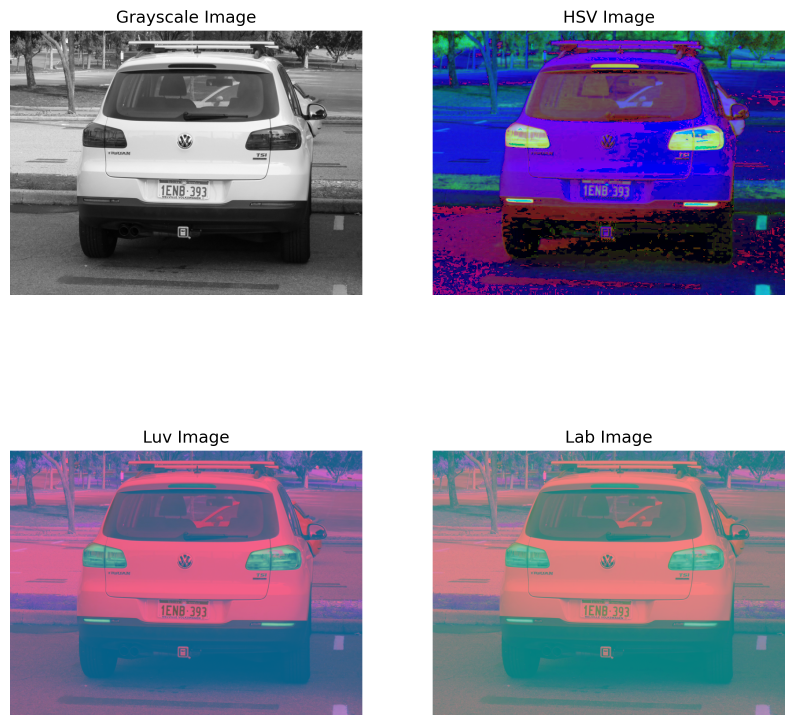
#> input picture prac02/ex01_result.png, 2384 x 2175 px, given in place of prac02ex02img01.jpg, which was not available (shown at 1/3 size)
$ python exercise3.py
#> lines starting #> are read from the running program, lines starting #| are printed output that depends on the picture; pictures that were not available may be replaced by others from this repository, and a replacement may not be noted
"""
Machine Perception Prac02
Daehwan Yeo

Exercise 3 - Median Filtering

Applies median filtering to remove salt-and-pepper noise.
"""

import cv2
import numpy as np
import matplotlib.pyplot as plt

# -------- Load images --------
img_org  = cv2.imread("prac02ex02img01.jpg", cv2.IMREAD_GRAYSCALE)  # clean reference image
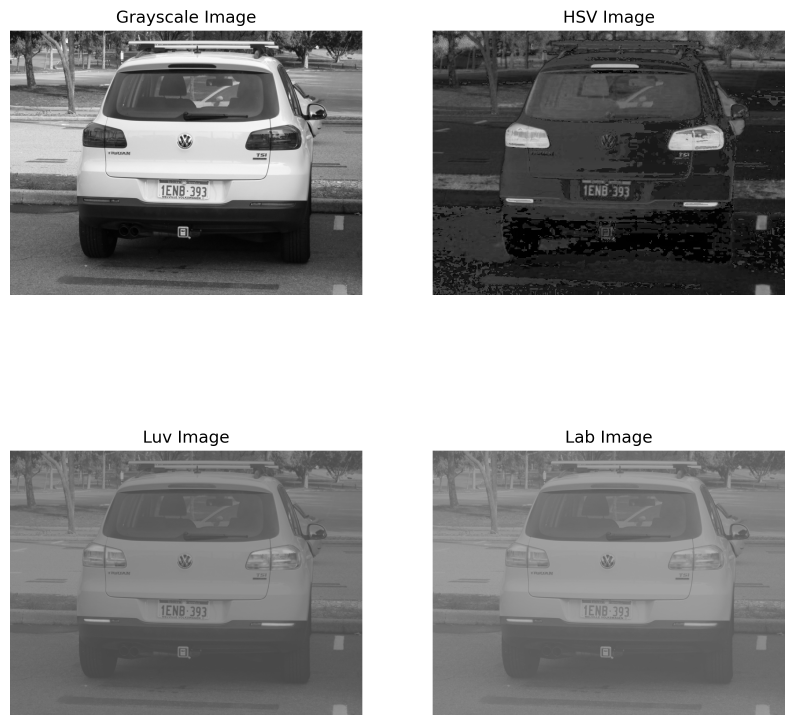
#> img_org: shape (2175, 2384) (shown at 1/3 size); min 0, max 255, mean 154.3
img_gray = cv2.imread("prac02ex02img02.jpg", cv2.IMREAD_GRAYSCALE)  # corrupted with noise
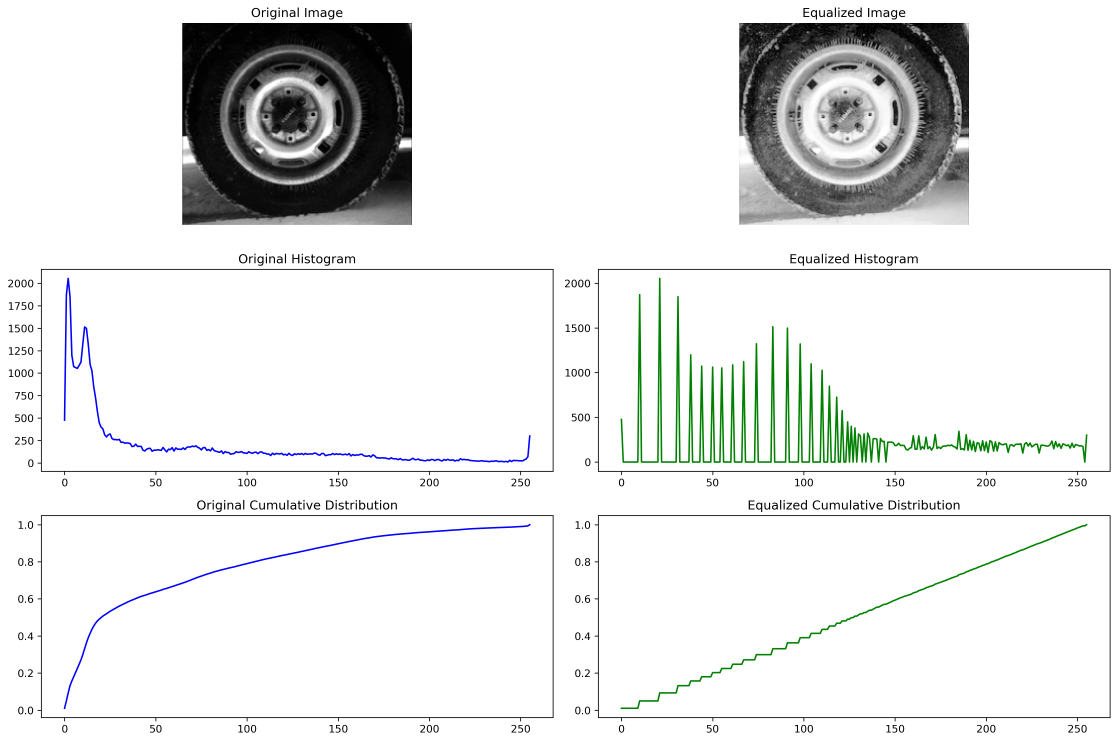
#> input picture prac02/ex05_result.png, 4469 x 2969 px, given in place of prac02ex02img02.jpg, which was not available (shown at 1/4 size)
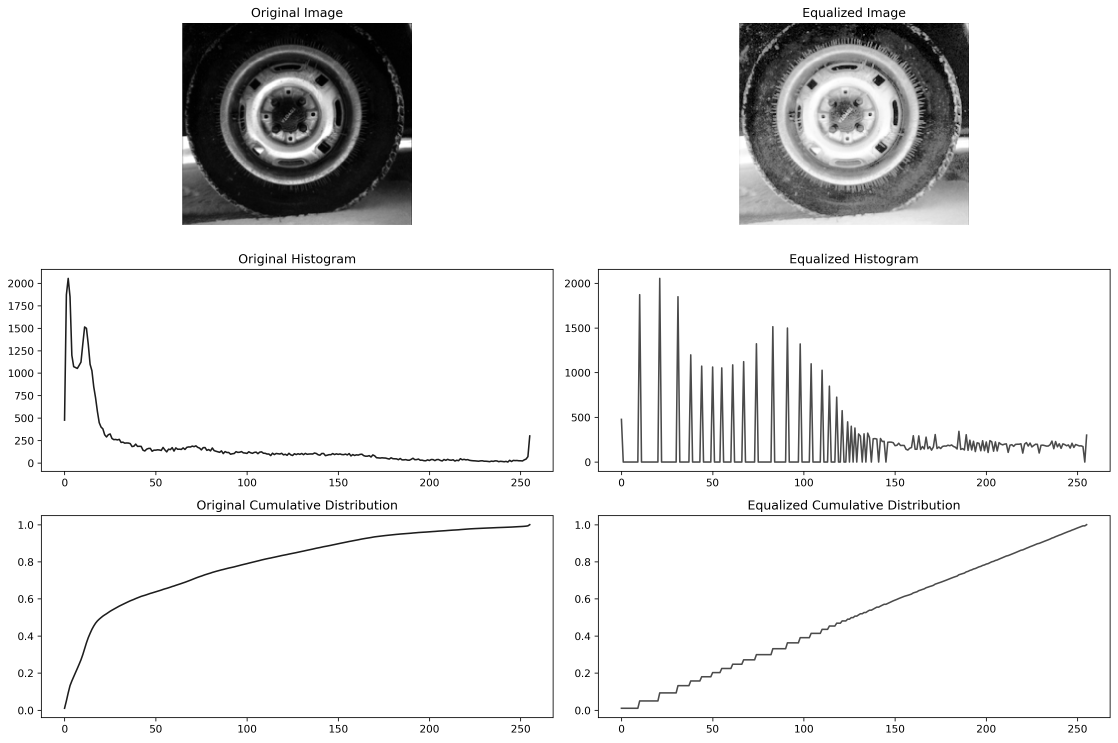
#> img_gray: shape (2969, 4469) (shown at 1/4 size); min 0, max 255, mean 231.4

if img_org is None or img_gray is None:
    raise FileNotFoundError("Cannot load input images.")

# -------- Apply Median Filtering with different kernel sizes --------
img_filtered_k3 = cv2.medianBlur(img_gray, 3)
img_filtered_k5 = cv2.medianBlur(img_gray, 5)

# -------- Plot --------
fig, axes = plt.subplots(1, 4, figsize=(16, 8))

axes[0].imshow(img_org, cmap='gray')
axes[0].set_title("Original img")
axes[0].axis('off')

axes[1].imshow(img_gray, cmap='gray')
axes[1].set_title("Noisy img")
axes[1].axis('off')

axes[2].imshow(img_filtered_k3, cmap='gray')
axes[2].set_title("Median filtered k=3")
axes[2].axis('off')

axes[3].imshow(img_filtered_k5, cmap='gray')
axes[3].set_title("Median filtered k=5")
axes[3].axis('off')

plt.tight_layout()
output_filename = "ex03_result.png"
plt.savefig(output_filename, dpi=300, bbox_inches='tight')
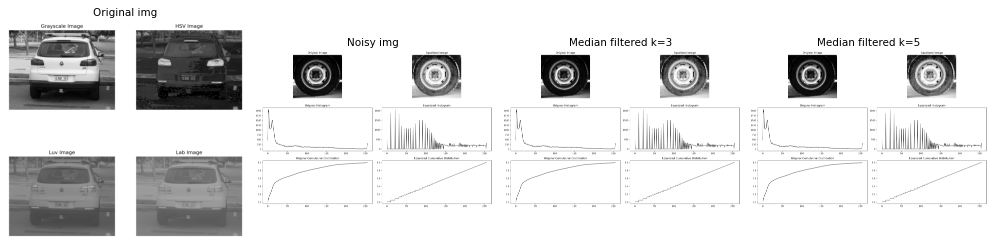
#> figure drawn by matplotlib, 4 panels
print(f"Plot saved to {output_filename}")
